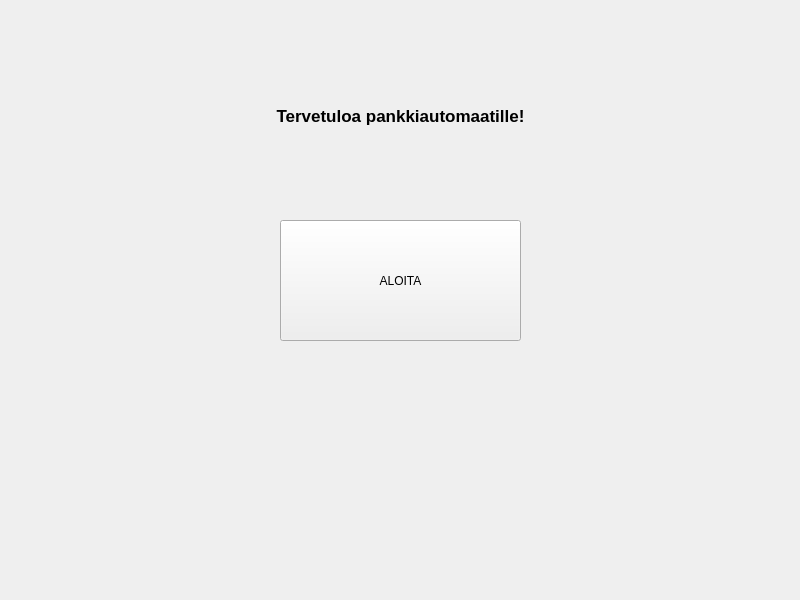
<?xml version="1.0" encoding="UTF-8"?>
<ui version="4.0">
 <class>Welcome</class>
 <widget class="QWidget" name="Welcome">
  <property name="geometry">
   <rect>
    <x>0</x>
    <y>0</y>
    <width>800</width>
    <height>600</height>
   </rect>
  </property>
  <property name="windowTitle">
   <string>Form</string>
  </property>
  <widget class="QStackedWidget" name="message">
   <property name="geometry">
    <rect>
     <x>0</x>
     <y>-20</y>
     <width>801</width>
     <height>601</height>
    </rect>
   </property>
   <property name="currentIndex">
    <number>0</number>
   </property>
   <widget class="QWidget" name="start">
    <widget class="QLabel" name="label_2">
     <property name="geometry">
      <rect>
       <x>270</x>
       <y>110</y>
       <width>261</width>
       <height>51</height>
      </rect>
     </property>
     <property name="font">
      <font>
       <pointsize>13</pointsize>
       <bold>true</bold>
      </font>
     </property>
     <property name="text">
      <string>Tervetuloa pankkiautomaatille!</string>
     </property>
     <property name="alignment">
      <set>Qt::AlignCenter</set>
     </property>
    </widget>
    <widget class="QPushButton" name="pbstart">
     <property name="geometry">
      <rect>
       <x>280</x>
       <y>240</y>
       <width>241</width>
       <height>121</height>
      </rect>
     </property>
     <property name="text">
      <string>ALOITA</string>
     </property>
    </widget>
   </widget>
   <widget class="QWidget" name="readcard">
    <widget class="QLabel" name="label">
     <property name="geometry">
      <rect>
       <x>300</x>
       <y>260</y>
       <width>201</width>
       <height>81</height>
      </rect>
     </property>
     <property name="font">
      <font>
       <pointsize>25</pointsize>
       <bold>true</bold>
      </font>
     </property>
     <property name="text">
      <string>Lue kortti</string>
     </property>
     <property name="alignment">
      <set>Qt::AlignCenter</set>
     </property>
    </widget>
   </widget>
   <widget class="QWidget" name="cardreadernotfound">
    <widget class="QLabel" name="label_3">
     <property name="geometry">
      <rect>
       <x>0</x>
       <y>260</y>
       <width>801</width>
       <height>81</height>
      </rect>
     </property>
     <property name="font">
      <font>
       <pointsize>25</pointsize>
       <bold>true</bold>
      </font>
     </property>
     <property name="text">
      <string>Virhe yhdistettäessä kortinlukijaan</string>
     </property>
     <property name="alignment">
      <set>Qt::AlignCenter</set>
     </property>
    </widget>
    <widget class="QPushButton" name="pbok">
     <property name="geometry">
      <rect>
       <x>350</x>
       <y>380</y>
       <width>101</width>
       <height>71</height>
      </rect>
     </property>
     <property name="text">
      <string>OK</string>
     </property>
    </widget>
   </widget>
   <widget class="QWidget" name="loggingin">
    <widget class="QLabel" name="label_4">
     <property name="geometry">
      <rect>
       <x>290</x>
       <y>290</y>
       <width>221</width>
       <height>21</height>
      </rect>
     </property>
     <property name="text">
      <string>Kirjataan sinua sisään... Odotathan</string>
     </property>
     <property name="alignment">
      <set>Qt::AlignCenter</set>
     </property>
    </widget>
   </widget>
  </widget>
 </widget>
 <resources/>
 <connections/>
</ui>
